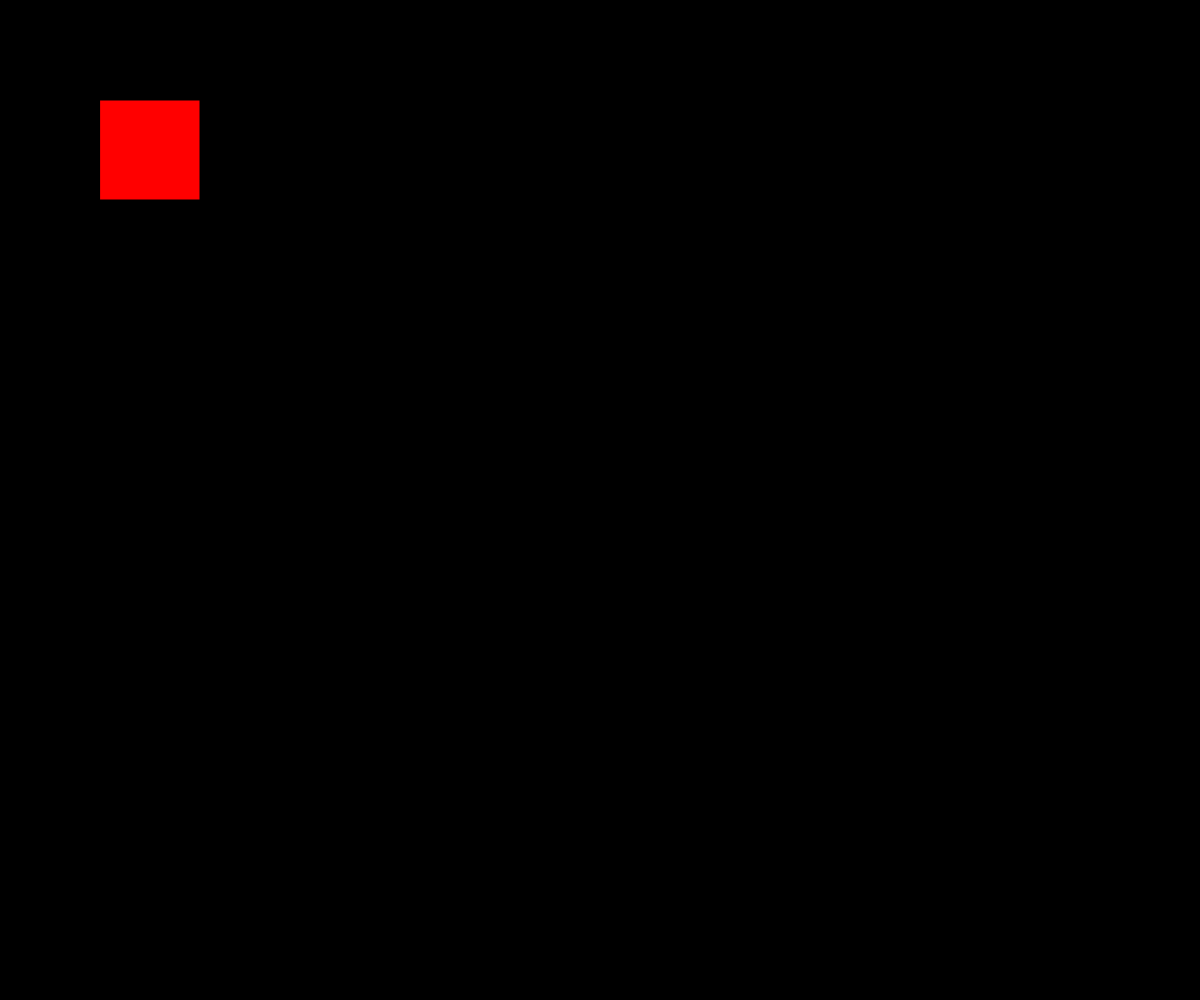
Frame 1 (no input)
Frame 60 (no input): identical to frame 1, image omitted
Frame 120 (the mouse pressed at the canvas centre since frame 60): identical to frame 1, image omitted

The p5.js sketch that drew this single still picture (run headless with seeded random() and noise() and a simulated clock; from frame 60 on, the mouse is pressed at the canvas centre):

// p5.js sketch
// ── sketch.js
function setup() {
  createCanvas (windowWidth, windowHeight);
  // put setup code here
}

function draw() {
  background(0);
  fill('red');
  rect(100, 100, 100, 100);
  // put drawing code here
}

function mouseReleased() {
  if ((mouseX > 100) && (mouseY > 100) && (mouseX < 200) && (mouseY < 200)) {
    fill (255);
    textSize (32);
    text ("beep", 500, 500);
    console.log ('beep');




  }
}
